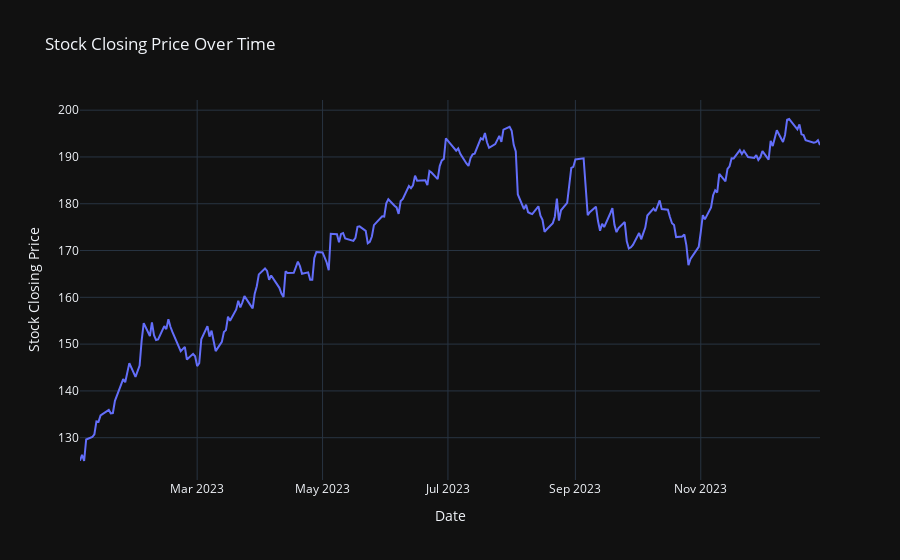

The notebook cell saved with this chart:
### Markdown cell above
Plotting the stock price data and daily returns to observe variations

### Code cell
fig = go.Figure()
# Plotting stock price
fig.add_trace(go.Scatter(x=df1.index, y=df1.Close, mode='lines', name='Stock Price'))
# Adding layout details
fig.update_layout(
    title='Stock Closing Price Over Time',
    xaxis=dict(title='Date'),
    yaxis=dict(title='Stock Closing Price'),
    template='plotly_dark'
)
# Display the plot
fig.show()

### Figure 1 — Plotly figure (JSON) as saved in the notebook; plotly's stock layout.template omitted (floating-point values rounded to 4 significant figures; data arrays with more than 128 entries replaced by an {"elided": "..."} marker saying what was removed)
{"data": [{"mode": "lines", "name": "Stock Price", "type": "scatter", "x": {"elided": "250 str values"}, "y": {"elided": "250 float values"}}], "layout": {"title": {"text": "Stock Closing Price Over Time"}, "xaxis": {"title": {"text": "Date"}}, "yaxis": {"title": {"text": "Stock Closing Price"}}}}
